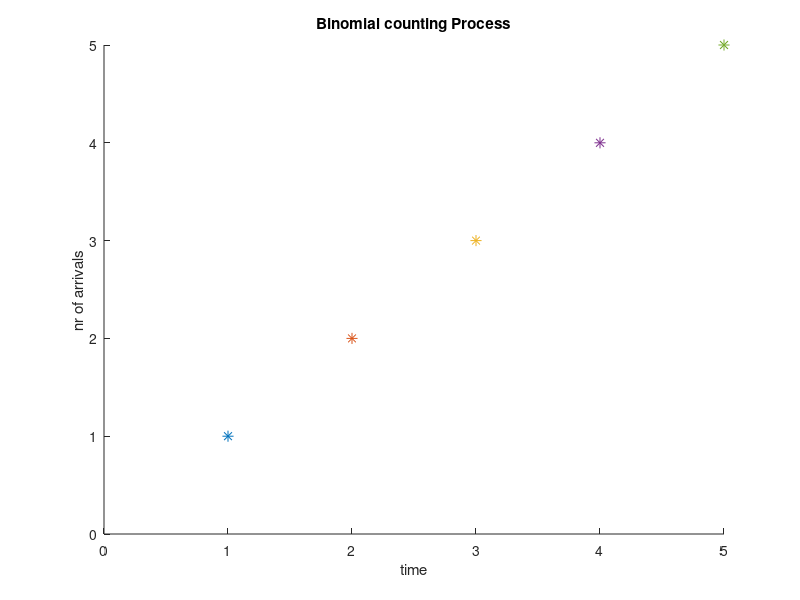

MATLAB code to generate this figure:
 %simulate a binomial counting process
 clear all;
 Nb = input('size of sample path=');
 p = input('prob of a arrival(success)=');
 X = zeros(1,Nb);
 X(1) = (rand < p);
 for t=2:Nb %starts from 2 as matlab does not have de index 0
     X(t)= X(t-1) + (rand<p); %count number of successes(arrivals)
 end
X;

%illustration
Del = input('frame size(in seconds)=');
axis([0 Nb 0 max(X)]); %alocate the box for the graph
hold on
title('Binomial counting Process');
xlabel('time');
ylabel('nr of arrivals');
for t=1:Nb
    plot(t, X(t), '*',  "MarkerSize", 8) %we can use o + or v  but not .
    pause(Del)
end
hold off
    